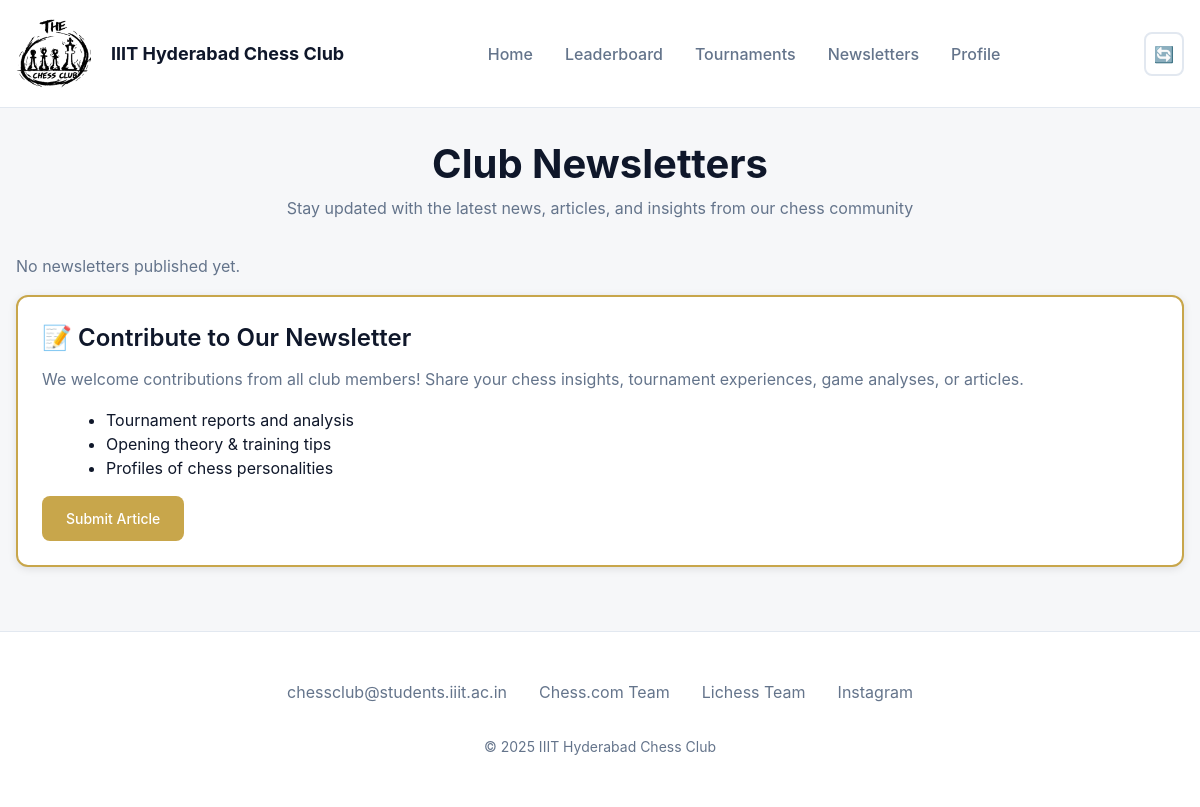
Page /newsletters/ on the earlier database version.
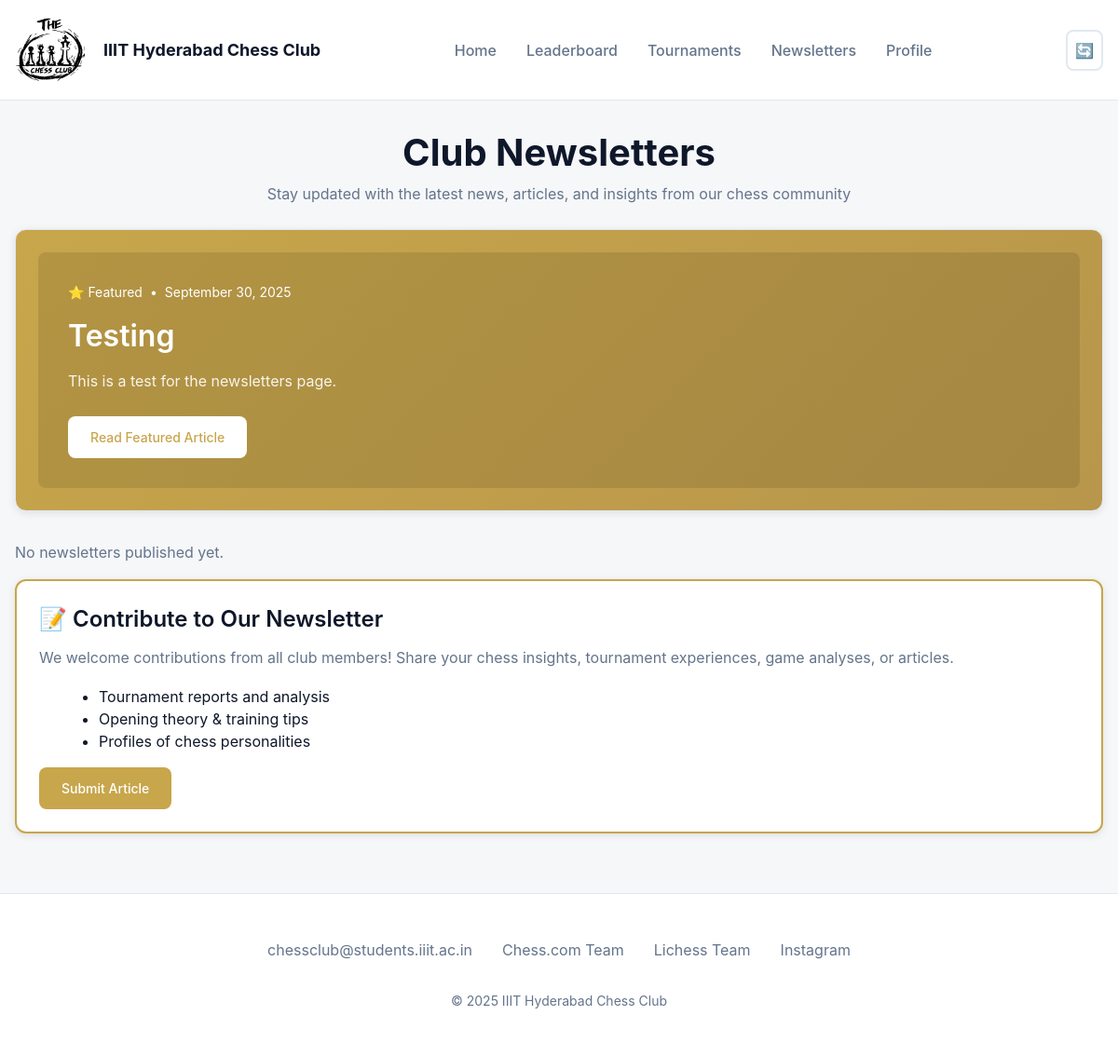
Same page on the later database version.
### newsletters/models.py (models this page shows, shortened)
class Newsletter(models.Model):
    title = models.CharField(max_length=200)
    slug = models.SlugField(unique=True, blank=True)
    excerpt = models.TextField(blank=True)
    content = models.TextField()
    author = models.CharField(max_length=100, default="Editorial Team")
    published_date = models.DateField(default=timezone.now)
    created_at = models.DateTimeField(auto_now_add=True)
    updated_at = models.DateTimeField(auto_now=True)
    class Meta:
        ordering = ['-published_date']

### newsletters/views.py (the view)
# urls.py: path('', views.newsletter_list, name='newsletters'),
def newsletter_list(request):
    newsletters = Newsletter.objects.all()
    return render(request, 'newsletters.html', {
        "newsletters": newsletters
    })

### IIITChessClub/templates/newsletters.html (shortened to what this page needs)
<!DOCTYPE html>
{% load static %}
<html lang="en">
<head>
  <link rel="stylesheet" href="{% static 'css/styles.css' %}">
</head>
<body>
  <nav class="navbar">
    <div class="container">
      <div class="nav-content">
        <a href="{% url 'home' %}" class="nav-logo">
          IIIT Hyderabad Chess Club
        </a>
        <ul class="nav-links">
          <li><a href="{% url 'home' %}" class="nav-link">Home</a></li>
          <li><a href="{% url 'leaderboard' %}" class="nav-link">Leaderboard</a></li>
          <li><a href="{% url 'tournaments' %}" class="nav-link">Tournaments</a></li>
          <li><a href="{% url 'newsletters' %}" class="nav-link active">Newsletters</a></li>
          <li><a href="{% url 'profile' %}" class="nav-link">Profile</a></li>
        </ul>
        <div class="nav-controls">
          <button class="theme-toggle" aria-label="Toggle theme">🔄</button>
        </div>
      </div>
    </div>
  </nav>
  <main class="container" style="margin-top: 2rem;">
    <div class="text-center mb-6">
      <h1>Club Newsletters</h1>
      <p class="text-muted">Stay updated with the latest news, articles, and insights from our chess community</p>
    </div>
    {% if newsletters %}
    {% with featured=newsletters.0 %}
    <div class="card mb-6" style="background: linear-gradient(135deg, var(--accent), var(--accent-hover)); color: white;">
      <div style="background: rgba(0,0,0,0.1); padding: 2rem; border-radius: 8px;">
        <div style="display: flex; align-items: center; gap: 0.5rem; margin-bottom: 1rem; font-size: 0.875rem;">
          <span>⭐ Featured</span>
          <span>•</span>
          <span>{{ featured.published_date|date:"F j, Y" }}</span>
        </div>
        <h2 style="color: white; margin-bottom: 1rem;">{{ featured.title }}</h2>
        <p style="color: rgba(255,255,255,0.9); margin-bottom: 1.5rem;">
          {{ featured.excerpt|truncatewords:30 }}
        </p>
        <a href="{% url 'newsletter_article' featured.slug %}" class="btn" style="background: white; color: var(--accent);">
          Read Featured Article
        </a>
      </div>
    </div>
    {% endwith %}
    {% endif %}
    <div class="newsletter-grid">
      {% for n in newsletters|slice:"1:" %}
      <div class="card newsletter-card">
        <div class="newsletter-meta text-muted">{{ n.published_date|date:"F j, Y" }} • {{ n.author }}</div>
        <h3 class="newsletter-title">{{ n.title }}</h3>
        <p class="newsletter-excerpt">{{ n.excerpt|truncatewords:20 }}</p>
        <a href="{% url 'newsletter_article' n.slug %}" class="btn btn-secondary btn-small mt-2">Read More</a>
      </div>
      {% empty %}
      <p class="text-muted">No newsletters published yet.</p>
      {% endfor %}
    </div>
    <div class="card mt-6" style="border: 2px solid var(--accent);">
      <h3>📝 Contribute to Our Newsletter</h3>
      <p>We welcome contributions from all club members! Share your chess insights, tournament experiences, game analyses, or articles.</p>
      <ul style="margin-left: 1.5rem; margin-top: 0.5rem;">
        <li>Tournament reports and analysis</li>
        <li>Opening theory & training tips</li>
        <li>Profiles of chess personalities</li>
      </ul>
      <div class="flex gap-4 mt-4">
        <a href="mailto:chessclub@students.iiit.ac.in?subject=Newsletter Contribution" class="btn btn-primary">Submit Article</a>
      </div>
    </div>
  </main>
  <footer class="footer">
    <div class="container">
      <div class="footer-content">
        <div class="footer-links">
          <a href="mailto:chessclub@students.iiit.ac.in">chessclub@students.iiit.ac.in</a>
          <a href="#">Chess.com Team</a>
          <a href="#">Lichess Team</a>
          <a href="https://www.instagram.com/chessclub.iiith">Instagram</a>
        </div>
        <div class="footer-info">
          <p>&copy; 2025 IIIT Hyderabad Chess Club</p>
        </div>
      </div>
    </div>
  </footer>
</body>
</html>

Differences in the rows shown:
added Newsletter: published_date "September 30, 2025", title "Testing", excerpt "This is a test for the newsletters page."
Other differences:
text now shown: "⭐ Featured • Read Featured Article"
